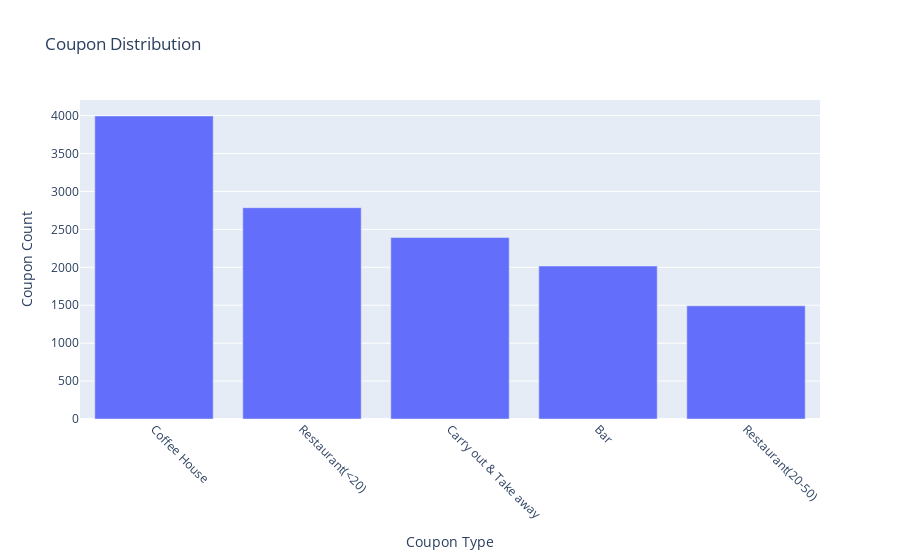

The notebook cell this image was saved under:
### Markdown cell above
5. Use a bar plot to visualize the `coupon` column.

### Code cell
import pandas as pd
import plotly.express as px

coupon_counts = data['coupon'].value_counts()
# Convert the counts to a DataFrame for Plotly
coupon_counts_df = coupon_counts.reset_index()
coupon_counts_df.columns = ['coupon', 'count']

# Create a bar plot using Plotly
fig = px.bar(coupon_counts_df, x='coupon', y='count', title='Coupon Distribution', labels={'coupon': 'Coupon Type', 'count': 'Coupon Count'})

# Update layout for better visualization
fig.update_layout(xaxis_title='Coupon Type', yaxis_title='Coupon Count', xaxis_tickangle=45)
fig.show()
# Total count of coupons = 12684
coupon_counts_df

### Figure 1 — Plotly figure (JSON) as saved in the notebook; plotly's stock layout.template omitted (floating-point values rounded to 4 significant figures)
{"data": [{"alignmentgroup": "True", "hovertemplate": "Coupon Type=%{x}<br>Coupon Count=%{y}<extra></extra>", "legendgroup": "", "marker": {"color": "#636efa", "pattern": {"shape": ""}}, "name": "", "offsetgroup": "", "orientation": "v", "showlegend": false, "textposition": "auto", "type": "bar", "x": ["Coffee House", "Restaurant(<20)", "Carry out & Take away", "Bar", "Restaurant(20-50)"], "xaxis": "x", "y": [3996, 2786, 2393, 2017, 1492], "yaxis": "y"}], "layout": {"autosize": true, "barmode": "relative", "legend": {"tracegroupgap": 0}, "title": {"text": "Coupon Distribution"}, "xaxis": {"anchor": "y", "autorange": true, "domain": [0, 1], "range": [-0.5, 4.5], "tickangle": 45, "title": {"text": "Coupon Type"}, "type": "category"}, "yaxis": {"anchor": "x", "autorange": true, "domain": [0, 1], "range": [0, 4206.0], "title": {"text": "Coupon Count"}, "type": "linear"}}}
